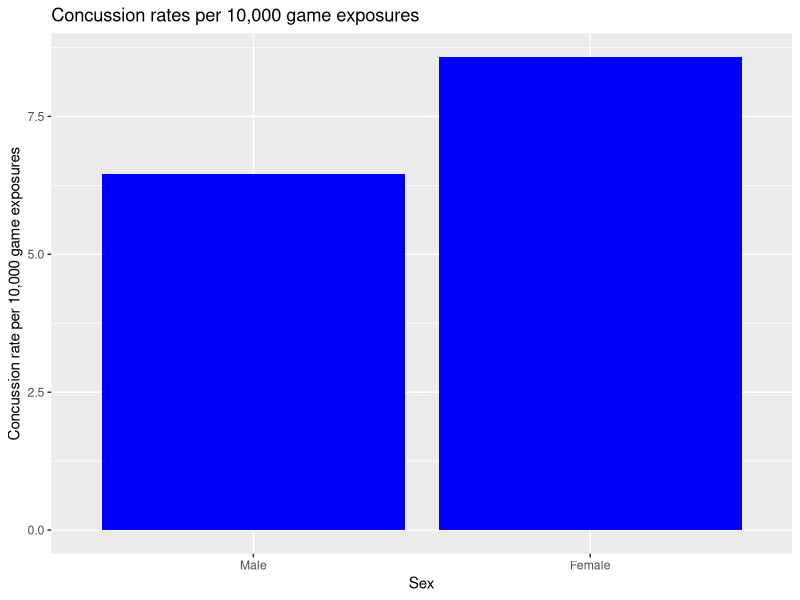
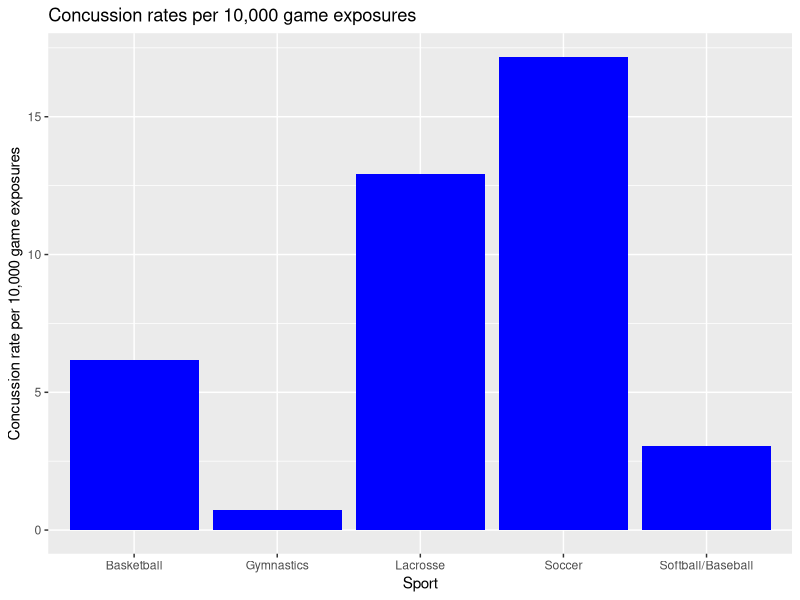
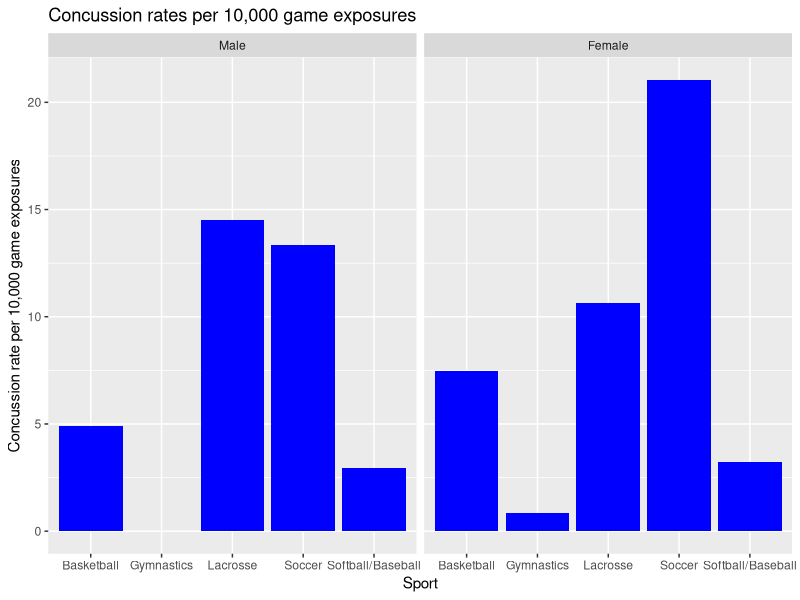

R code for these plots, in order:
## ---- chunk 1
knitr::opts_chunk$set(echo = TRUE)
knitr::opts_knit$set(root.dir = "/cloud/project")
## ---- chunk 2
library(tidyverse)
conc_data = read_csv("Poisson_notes/concussions.csv")
## ---- chunk 3
conc_data %>% as.data.frame()
## ---- chunk 4
# Create new sex variable
conc_data <- conc_data %>%
  mutate(sex = factor(female, levels=c(0,1), labels=c("Male", "Female")))

# Check that recoding worked
xtabs(~ sex + female, data = conc_data)

# Drop old female variable
conc_data <- conc_data %>%
  select(-female)
## ---- chunk 5
# Get total # concussions and total # game exposures by sex
conc_data %>%
  group_by(sex) %>%
  summarize(conc_total = sum(conc),
            exp_total = sum(gameexp))

# Get rate of exposures by sex per 10,000 game exposures
conc_data %>%
  group_by(sex) %>%
  summarize(conc_total = sum(conc),
            exp_total = sum(gameexp)) %>%
  mutate(conc_rate = conc_total/exp_total * 10000)

# Save this new data in a table so we can make a graph
conc_by_sex <- conc_data %>%
  group_by(sex) %>%
  summarize(conc_total = sum(conc),
            exp_total = sum(gameexp)) %>%
  mutate(conc_rate = conc_total/exp_total * 10000)

conc_by_sex %>%
  ggplot(aes(x = sex, y = conc_rate)) +
  geom_bar(stat = "identity", fill = "blue") + 
  labs(title = "Concussion rates per 10,000 game exposures", x = "Sex", y = "Concussion rate per 10,000 game exposures")
## ---- chunk 6
conc_by_sport <- conc_data %>%
  group_by(sport) %>%
  summarize(conc_total = sum(conc),
            exp_total = sum(gameexp)) %>%
  mutate(conc_rate = conc_total/exp_total * 10000)

conc_by_sport %>%
  ggplot(aes(x = sport, y = conc_rate)) +
  geom_bar(stat = "identity", fill = "blue") + 
  labs(title = "Concussion rates per 10,000 game exposures", x = "Sport", y = "Concussion rate per 10,000 game exposures")
## ---- chunk 7
conc_by_sex_sport <- conc_data %>%
  group_by(sex, sport) %>%
  summarize(conc_total = sum(conc),
            exp_total = sum(gameexp)) %>%
  mutate(conc_rate = conc_total/exp_total * 10000)

conc_by_sex_sport %>%
  ggplot(aes(x = sport, y = conc_rate)) +
  geom_bar(stat = "identity", fill = "blue") + 
  facet_wrap(~ sex) +
  labs(title = "Concussion rates per 10,000 game exposures", x = "Sport", y = "Concussion rate per 10,000 game exposures")
## ---- chunk 8
model_1 = glm(conc ~ sex, data=conc_data, offset=log(gameexp), family=poisson(link="log"))
summary(model_1)
exp(model_1$coefficients)
exp(confint.default(model_1))
## ---- chunk 9
model_2 = glm(conc ~ sport, data=conc_data, offset=log(gameexp), family=poisson(link="log"))
summary(model_2)
exp(model_2$coefficients)
exp(confint.default(model_2))
## ---- chunk 10
conc_data = conc_data %>%
  mutate(sport = relevel(as_factor(sport), ref="Soccer"))
## ---- chunk 11
model_2 = glm(conc ~ sport, data=conc_data, offset=log(gameexp), family=poisson(link="log"))
summary(model_2)
exp(model_2$coefficients)
exp(confint.default(model_2))
## ---- chunk 12
model_3 = glm(conc ~ sex + sport, data=conc_data, offset=log(gameexp), family=poisson(link="log"))
summary(model_3)
exp(model_3$coefficients)
exp(confint.default(model_3))
